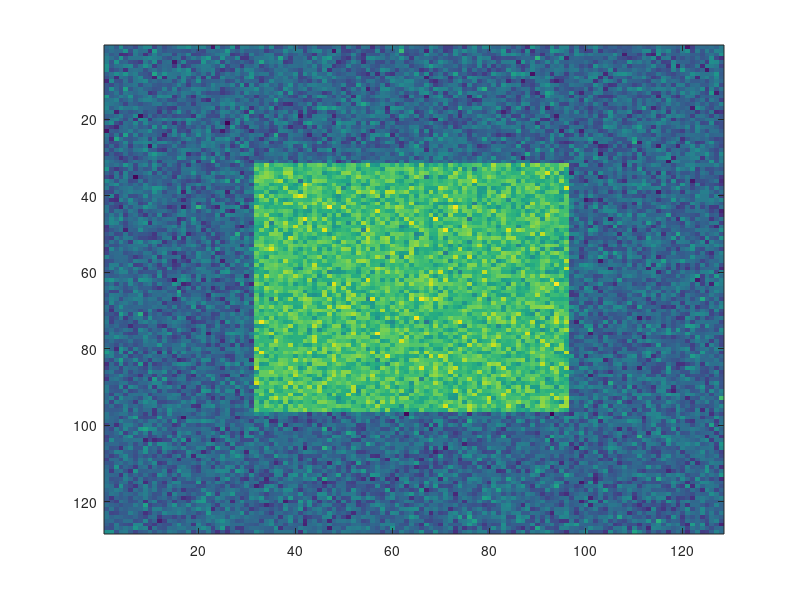
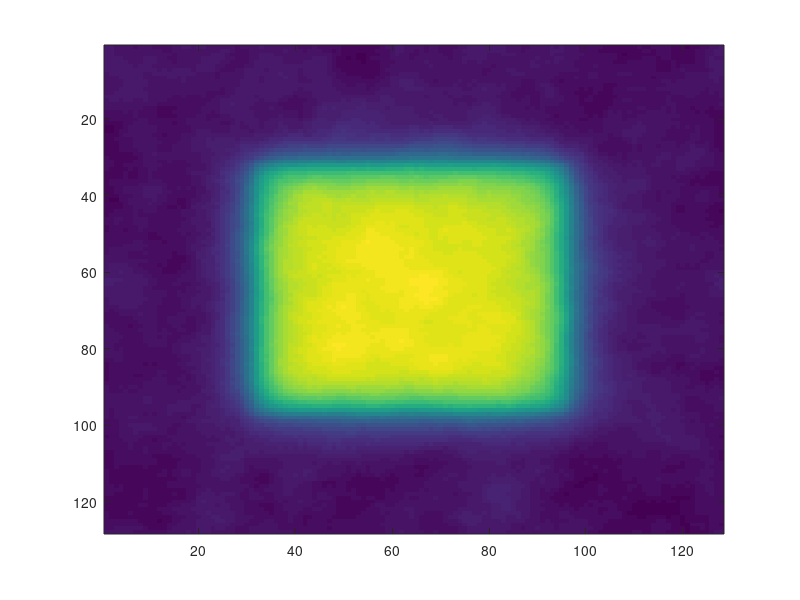

The MATLAB script that drew these images, in order:
close all;
clear all;

s = 128;

I = zeros(s,s);
I(s/4:s/4+s/2,s/4:s/4+s/2) = 1;

D = I + 0.25*randn(size(I));
imagesc(D);
figure(1);
%Set up the filter for the inv Lap
L = zeros(s,s);
for u = 0:s-1
      for v = 0:s-1
          L(u+1,v+1) = -2*(cos(2*pi*u/s)+cos(2*pi*v/s))...
	   +4;
      end
end

sigma = sqrt(0.25);
lambda = 10;

Df = fftn(D);

IestF = Df./(L.*(lambda/sigma)+1);

Iest = real(ifftn(IestF));

figure(2); imagesc(Iest)




